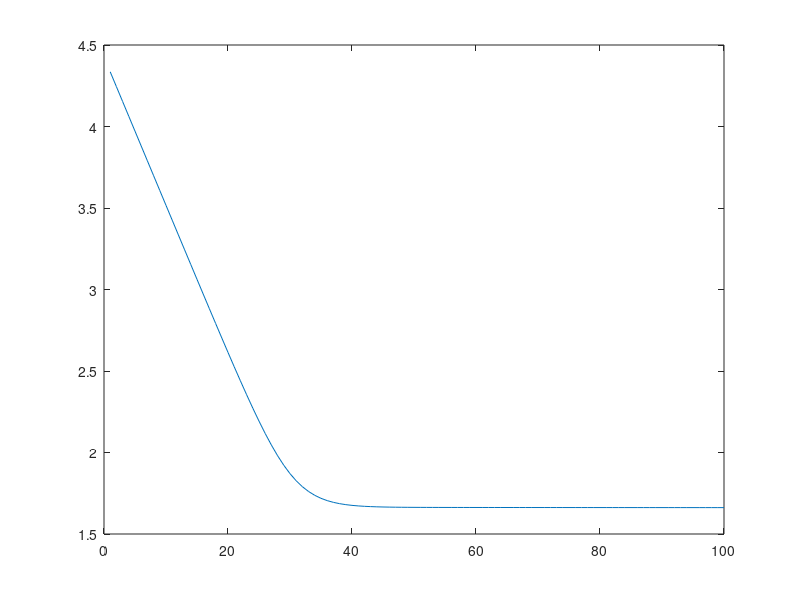
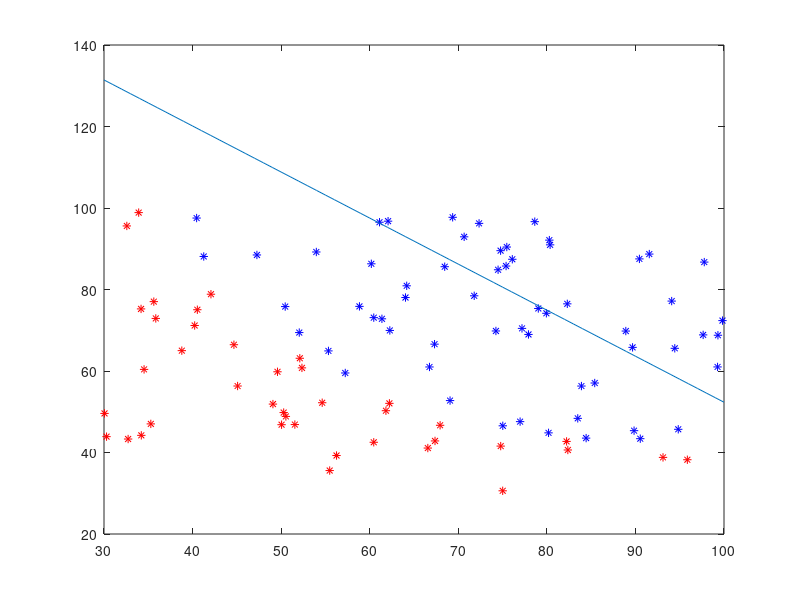

MATLAB code for these plots, in order:
# adding ; doesnt print it out
clear all
file_input = dlmread("hw2_data1.txt");
first_column = file_input(:,1)
second_column = file_input(:,2)
third_column = file_input(:,3)
last_column_with_one = [first_column, second_column ones(size(first_column,1), 1)]

w = [.01;0.01; 10]
alpha = .000001;#0.000001
maxiter =100;# 5000
tol = 0.01
m = 100
theta2 = w(1);
theta1 = w(2)
theta0 = w(3)

last_column_with_one;
for i=1: maxiter
   thetax = last_column_with_one*w;
   p= exp(-thetax);
   htheta=1./(1+p);
   
   theta1=theta1-alpha*sum((htheta-third_column).*last_column_with_one(:,2));
   theta0=theta0-alpha*sum(htheta-third_column);
   theta2=theta2-alpha*sum((htheta-third_column).*last_column_with_one(:,1));
   w(1) = theta2;
   w(2) = theta1;
   w(3) = theta0;
   
   thetax = last_column_with_one*w;
   p = exp(-thetax);
   htheta = 1./(1+p);
   
   o(i) = -(1./m)*(sum(third_column.*log(htheta) + (1-third_column).*log(1-htheta)));
  
endfor
w

o


plot(o)
figure,
#htheta
w
x= 30:100;
y = (-w(2)*x - w(3))./w(1);
zeroclass=find(third_column==0);
oneclass=find(third_column==1);

plot(first_column(zeroclass),second_column(zeroclass), 'r*');
hold on;
plot(first_column(oneclass),second_column(oneclass), 'b*');
hold on;
plot(x,y);